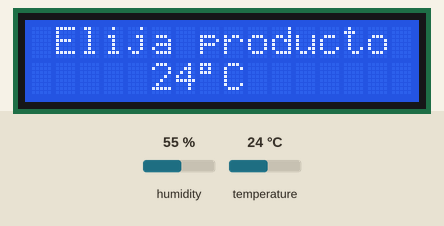
Recording of a sketch running on a simulated Arduino Uno, built with avr-gcc and run on an emulated ATmega328P. On the bench: 16×2 character LCD. The inputs (shaded band) are chosen by the test bench; at power-on: temperature 24 °C, humidity 55 %.

Above: at 1.2 s.
1.3 s: temperature set to 12 °C
At 3.1 s:
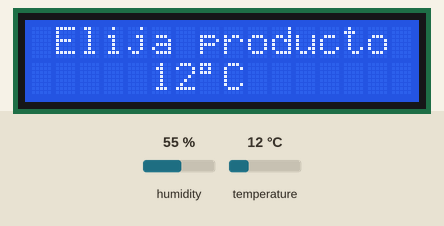
4.1 s: temperature set to 19 °C
At 5.6 s:
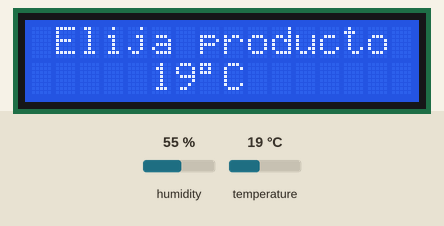
6.9 s: temperature set to 28 °C
At 9.4 s:
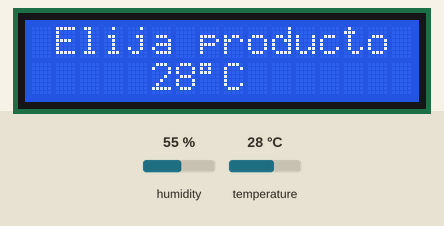
Timing chart, 0 to 10.9 s (numbered marks = the images above; inputs shaded):
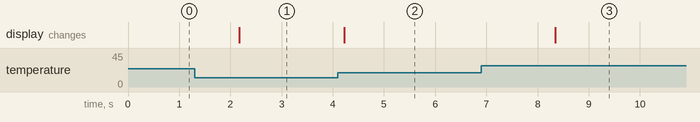

The sketch:

Display_con_dht11.ino
```cpp
#include <DHT.h>
#include <Wire.h>
#include <LiquidCrystal_I2C.h>

int SENSOR = 2;
LiquidCrystal_I2C lcd(0x27, 16, 2);
DHT dht(SENSOR, DHT11);

void setup() {
  Serial.begin(9600);
  dht.begin();
  Wire.begin();
  lcd.begin(16, 2);
  lcd.clear();
  lcd.backlight();
}

void loop() {
  lcd.setCursor(1,0);
  lcd.print("Elija producto");
  int temp = dht.readTemperature();
  lcd.setCursor(5,1);
  lcd.print(temp);
  lcd.print((char)223);
  lcd.print("C");
  delay(1000);
}
```

Measured:
- after the input at 1.3 s, the display: changes after 0.87 s (image 1)
- after the input at 4.1 s, the display: changes after 0.13 s (image 2)
- after the input at 6.9 s, the display: changes after 1.4 s (image 3)
